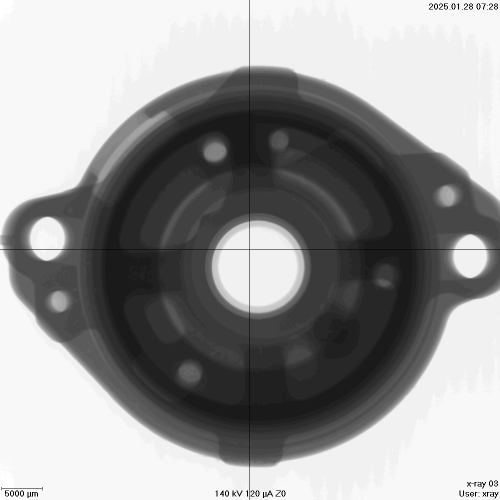
#> input picture new_testimages/002.tif, 1000 x 1000 px (shown at 1/2 size)
$ python try.py
#> lines starting #> are read from the running program, lines starting #| are printed output that depends on the picture; after the words box and inside, x2 and y2 are one past the last pixel; in counts of white or black regions, pixels touching at a corner belong together
import cv2
import numpy as np
import pywt

def dynamic_gamma_correction(img, gamma_base=0.7, gamma_range=0.6):
    """Adaptive gamma correction based on local intensity"""
    # Calculate local intensity using Gaussian blur
    blurred = cv2.GaussianBlur(img, (51, 51), 0)

    # Create gamma map with base value and intensity-dependent adjustment
    gamma_map = gamma_base + (1.0 - blurred) * gamma_range
    return np.power(img, gamma_map), gamma_map

def industrial_enhancement(image_path, output_path,
                          gamma_base=0.7,
                          gamma_range=0.5,
                          density_threshold=0.4,
                          high_density_gain=1.8,
                          low_density_gain=1.3,
                          jpeg_quality=95):
    """
    Enhanced X-ray processing with dynamic gamma correction
    """
#> called with image_path = '002.tif', output_path = 'output.jpg', gamma_base = 0.6, gamma_range = 0.8, density_threshold = 0.35, high_density_gain = 1.8, low_density_gain = 1.3, jpeg_quality = 95

    # Read 16-bit TIFF image
    img = cv2.imread(image_path, cv2.IMREAD_ANYDEPTH | cv2.IMREAD_GRAYSCALE)
#> img is the input picture: shape (1000, 1000) uint16; min 85, max 10068, mean 6058.7
    if img is None:
        raise ValueError("Could not read the image file")

    # Normalize to [0, 1] range
    img = img.astype(np.float32)
    max_val = np.max(img)
#> max_val = 10068
    if max_val > 0:
        img /= max_val

    # Apply dynamic gamma correction
    img, gamma_map = dynamic_gamma_correction(img, gamma_base, gamma_range)
#> in dynamic_gamma_correction, `gamma_map = gamma_base + (1.0 - blurred) * gamma_range`:
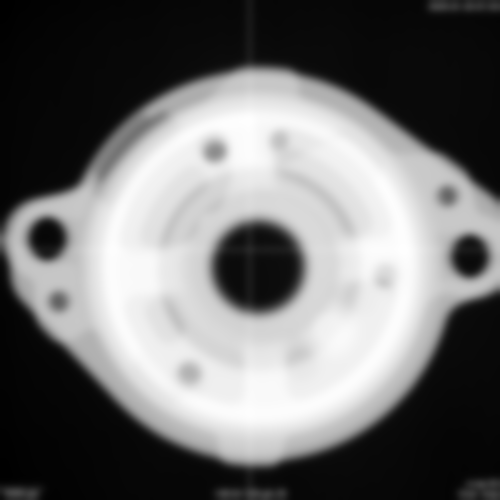
#> gamma_map: shape (1000, 1000) float32 (shown at 1/2 size); min 0.605, max 1.31, mean 0.919; drawn with min black and max white

    # Create density mask using adaptive thresholding
    blurred = cv2.GaussianBlur(img, (5,5), 0)
    density_mask = np.where(blurred > density_threshold, 1.0, 0.0)
#> density_mask: shape (1000, 1000) float64; values 0 (black) and 1 (white), 56% white; 29 black regions (28 under 20 px), largest, box (x1, y1, x2, y2) and area: (15, 138, 1000, 929) 440149
    density_mask = cv2.erode(density_mask, np.ones((3,3), np.uint8), iterations=3)
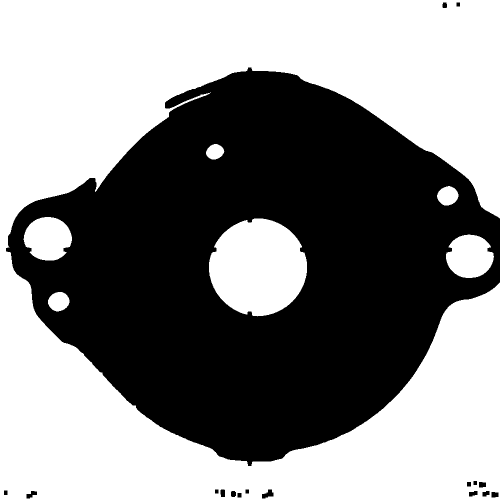
#> density_mask: shape (1000, 1000) float64 (shown at 1/2 size); values 0 (black) and 1 (white), 53.9% white; 17 black regions, largest, box (x1, y1, x2, y2) and area: (12, 135, 1000, 932) 459285, (524, 979, 547, 997) 247, (53, 982, 74, 997) 183
    inverse_mask = 1.0 - density_mask

    # Multi-scale wavelet decomposition
    wavelet = 'bior3.3'
    levels = 4
    coeffs = pywt.wavedec2(img, wavelet, level=levels)
#> coeffs = 5 items

    # Multi-scale contrast enhancement
    processed_coeffs = [coeffs[0]]

    for level in range(1, len(coeffs)):
        H, V, D = coeffs[level]
        rows, cols = H.shape

        scaled_density = cv2.resize(density_mask, (cols, rows),
                                  interpolation=cv2.INTER_AREA)
        scaled_inverse = cv2.resize(inverse_mask, (cols, rows),
                                  interpolation=cv2.INTER_AREA)

        level_weight = 1.2 + 0.3 * (len(coeffs) - level - 1)

        H = H * (scaled_density*high_density_gain + scaled_inverse*low_density_gain) * level_weight
        V = V * (scaled_density*high_density_gain + scaled_inverse*low_density_gain) * level_weight
        D = D * (scaled_density*high_density_gain + scaled_inverse*low_density_gain) * level_weight

        processed_coeffs.append((H, V, D))
#> this loop made 4 passes
#> (rows, cols, level_weight) on passes 1 to 4: (69, 69, 2.1), (131, 131, 1.8), (255, 255, 1.5), (503, 503, 1.2)
#> pass 1, in industrial_enhancement, `H, V, D = coeffs[level]`:
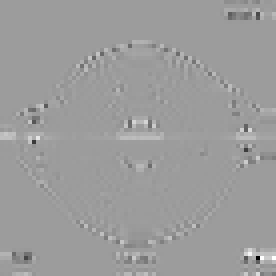
#> H: shape (69, 69) float32 (shown 4 times larger); min -8.27, max 5.22, mean 0.0166; drawn with min black and max white
#> pass 1, in industrial_enhancement, `H, V, D = coeffs[level]`:
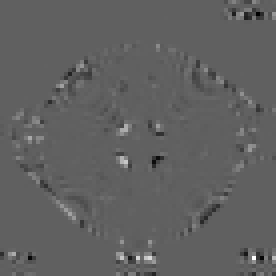
#> D: shape (69, 69) float32 (shown 4 times larger); min -2.19, max 3.59, mean 0.00514; drawn with min black and max white
#> pass 1, in industrial_enhancement, `scaled_density = cv2.resize(density_mask, (cols, rows), interpolation=..`:
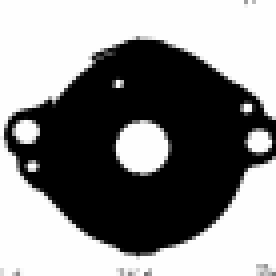
#> scaled_density: shape (69, 69) float64 (shown 4 times larger); min 0, max 1, mean 0.539
#> after the loop:
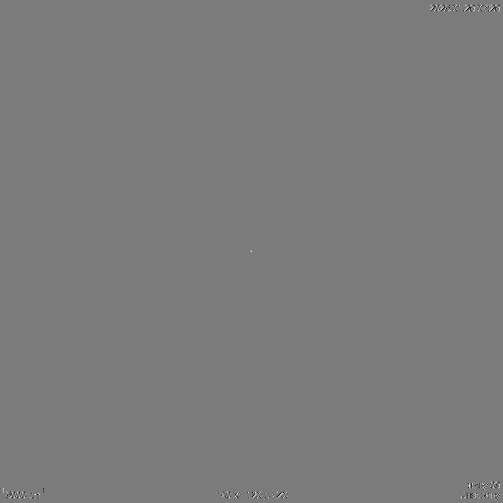
#> D: shape (503, 503) float64; min -0.627, max 0.666, mean -1.04e-05; drawn with min black and max white
#> after the loop, processed_coeffs = 5 items

    # Reconstruct image
    enhanced = pywt.waverec2(processed_coeffs, wavelet)
    enhanced = np.clip(enhanced, 0, 1)
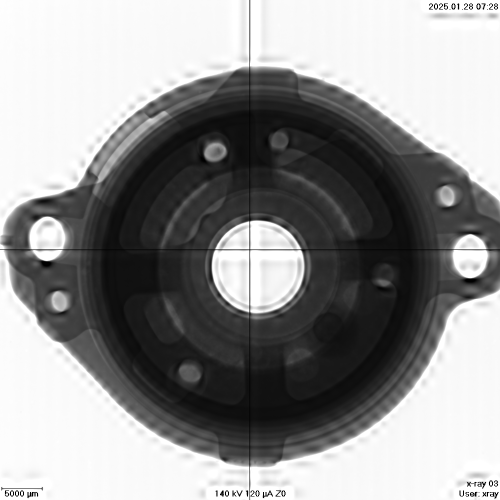
#> enhanced: shape (1000, 1000) float64 (shown at 1/2 size); min 0, max 1, mean 0.581

    # Convert to 8-bit for JPEG/PNG output
    enhanced_8bit = (enhanced * 255).astype(np.uint8)

    # Industrial-optimized CLAHE
    clahe = cv2.createCLAHE(clipLimit=0.5, tileGridSize=(4,4))
    final_image = clahe.apply(enhanced_8bit)

    # Save in appropriate format
    if output_path.lower().endswith(('.jpg', '.jpeg')):
        cv2.imwrite(output_path, final_image, [cv2.IMWRITE_JPEG_QUALITY, jpeg_quality])
    elif output_path.lower().endswith('.png'):
        cv2.imwrite(output_path, final_image, [cv2.IMWRITE_PNG_COMPRESSION, 9])
    else:
        cv2.imwrite(output_path, (enhanced * max_val).astype(np.uint16))

    print(f"Enhanced image saved to {output_path}")

# Usage examples
industrial_enhancement('002.tif', 'output.jpg',
                      gamma_base=0.6,
                      gamma_range=0.8,
                      density_threshold=0.35)
